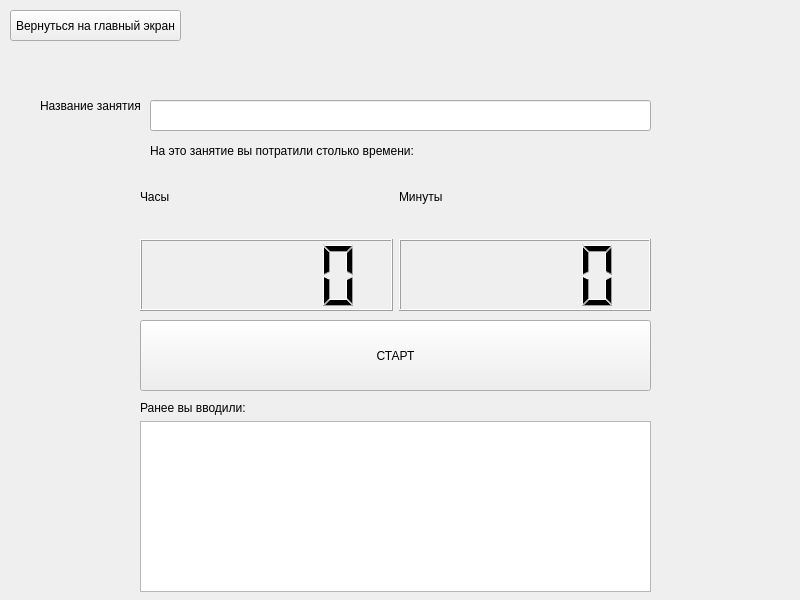
<?xml version="1.0" encoding="UTF-8"?>
<ui version="4.0">
 <class>Form</class>
 <widget class="QWidget" name="Form">
  <property name="geometry">
   <rect>
    <x>0</x>
    <y>0</y>
    <width>800</width>
    <height>600</height>
   </rect>
  </property>
  <property name="windowTitle">
   <string>CheckYourTime</string>
  </property>
  <widget class="QLineEdit" name="doing">
   <property name="geometry">
    <rect>
     <x>150</x>
     <y>100</y>
     <width>501</width>
     <height>31</height>
    </rect>
   </property>
  </widget>
  <widget class="QLabel" name="label_3">
   <property name="geometry">
    <rect>
     <x>40</x>
     <y>80</y>
     <width>111</width>
     <height>51</height>
    </rect>
   </property>
   <property name="text">
    <string>Название занятия</string>
   </property>
  </widget>
  <widget class="QWidget" name="gridLayoutWidget">
   <property name="geometry">
    <rect>
     <x>140</x>
     <y>160</y>
     <width>511</width>
     <height>151</height>
    </rect>
   </property>
   <layout class="QGridLayout" name="gridLayout">
    <item row="1" column="1">
     <widget class="QLCDNumber" name="hours"/>
    </item>
    <item row="1" column="2">
     <widget class="QLCDNumber" name="minuts"/>
    </item>
    <item row="0" column="1">
     <widget class="QLabel" name="label">
      <property name="text">
       <string>Часы </string>
      </property>
     </widget>
    </item>
    <item row="0" column="2">
     <widget class="QLabel" name="label_2">
      <property name="text">
       <string>Минуты</string>
      </property>
     </widget>
    </item>
   </layout>
  </widget>
  <widget class="QPushButton" name="startstopbtn">
   <property name="geometry">
    <rect>
     <x>140</x>
     <y>320</y>
     <width>511</width>
     <height>71</height>
    </rect>
   </property>
   <property name="text">
    <string>СТАРТ</string>
   </property>
  </widget>
  <widget class="QLabel" name="warning">
   <property name="geometry">
    <rect>
     <x>210</x>
     <y>40</y>
     <width>561</width>
     <height>61</height>
    </rect>
   </property>
   <property name="text">
    <string/>
   </property>
  </widget>
  <widget class="QPushButton" name="back">
   <property name="geometry">
    <rect>
     <x>10</x>
     <y>10</y>
     <width>171</width>
     <height>31</height>
    </rect>
   </property>
   <property name="text">
    <string>Вернуться на главный экран</string>
   </property>
  </widget>
  <widget class="QLabel" name="label_4">
   <property name="geometry">
    <rect>
     <x>150</x>
     <y>140</y>
     <width>351</width>
     <height>21</height>
    </rect>
   </property>
   <property name="text">
    <string>На это занятие вы потратили столько времени:</string>
   </property>
  </widget>
  <widget class="QTextBrowser" name="previous">
   <property name="geometry">
    <rect>
     <x>140</x>
     <y>421</y>
     <width>511</width>
     <height>171</height>
    </rect>
   </property>
  </widget>
  <widget class="QLabel" name="label_5">
   <property name="geometry">
    <rect>
     <x>140</x>
     <y>400</y>
     <width>231</width>
     <height>16</height>
    </rect>
   </property>
   <property name="text">
    <string>Ранее вы вводили:</string>
   </property>
  </widget>
 </widget>
 <resources/>
 <connections/>
</ui>
